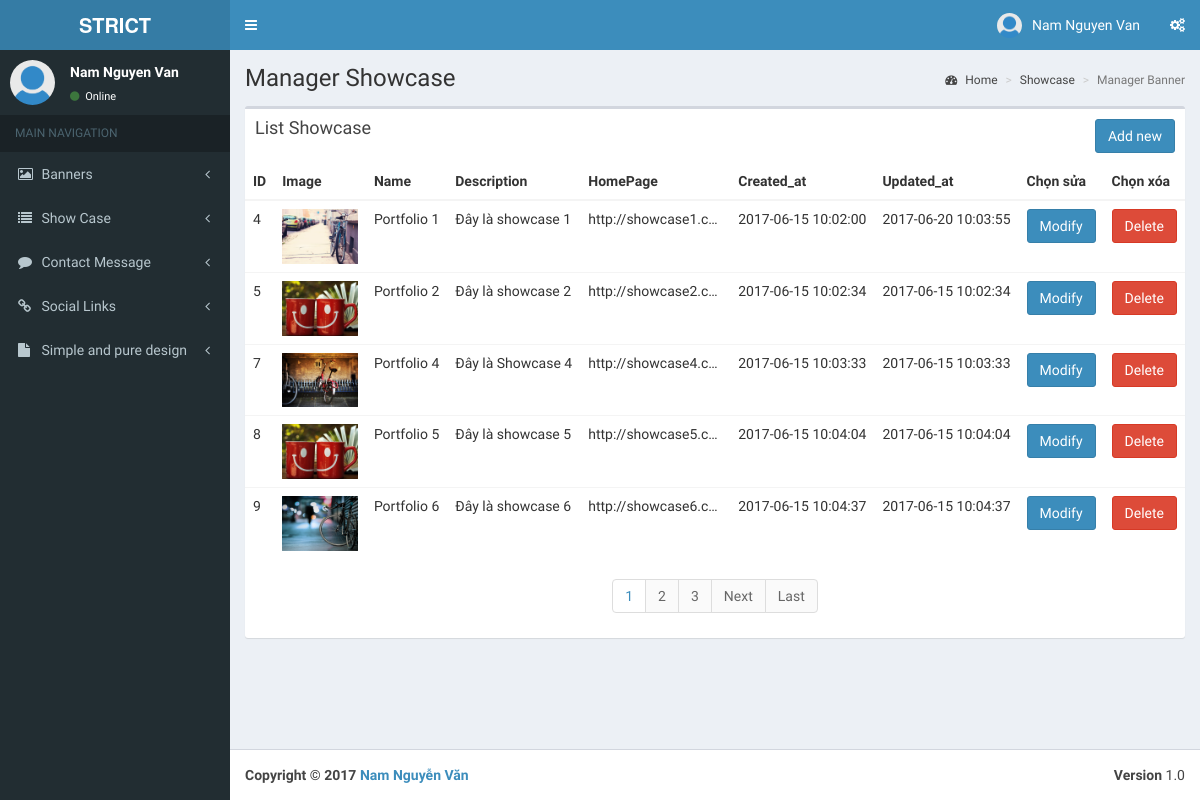
The app's page /views/admin.php?feature=showcase (signed in) with its own data.
### tables this page shows
CREATE TABLE `showcases` (
  `showcase_id` int(8) NOT NULL,
  `showcase_name` varchar(255) NOT NULL,
  `showcase_description` text NOT NULL,
  `showcase_image` varchar(255) NOT NULL,
  `showcase_home` varchar(200) NOT NULL,
  `created_at` timestamp NOT NULL DEFAULT CURRENT_TIMESTAMP,
  `updated_at` timestamp NOT NULL DEFAULT CURRENT_TIMESTAMP
);

### views/pagination/db_function.php (called while the page is built, shortened)
<?php
function get_all_record($conn, $table, $limit, $start){
    $queryData = $conn->prepare("SELECT * FROM $table LIMIT $start, $limit");
    $queryData->execute();
    $result = $queryData->fetchAll();
    $arr = array();
    foreach ($result as $row)
    {
        $arr[] = $row;
    }
    return json_encode($arr);
}
?>

### views/Contents/showcase/showcase.php (the view, shortened to what this page needs)
<?php
    include_once "./pagination/pagination.php";
    include_once "./pagination/db_function.php";
    $array = array(
        'current_page' => isset($_GET['page']) ? $_GET['page'] : '1',
        'total_record' => get_total_number($conn,'showcase_id','showcases'),
        'limit' => 5,
        'range' => 10,
        'link_full' => "./admin.php?feature=showcase&page={page}",
        'link_first' => "./admin.php?feature=showcase",
    );
    $paging = new Pagination();
    $paging->init($array);
    $limit = $paging->get_config('limit');
    $start = $paging->get_config('start');
    $member = json_decode(get_all_record($conn,'showcases',$limit,$start));
?>
    <div class="content-wrapper">
        <section class="content-header">
            <h1>
                Manager Showcase
            </h1>
            <ol class="breadcrumb">
                <li><a href="./admin.php"><i class="fa fa-dashboard"></i> Home</a></li>
                <li><a href="#" readonly>Showcase</a></li>
                <li class="active">Manager Banner</li>
            </ol>
        </section>
        <section class="content">
            <div class="row">
                <div class="col-xs-12">
                    <div class="box">
                        <div class="box-header">
                            <h3 class="box-title">List Showcase</h3>
                            <button class="btn btn-md btn-primary add-new-btn" style="float: right" data-toggle="modal" data-target="#myModal" aria-hidden="true">Add new</button>
                        </div>
                        <div class="box-body table-responsive no-padding">
                            <table class="table table-hover">
                                <thead>
                                <th>ID</th>
                                <th style="width: 25%">Image</th>
                                <th>Name</th>
                                <th>Description</th>
                                <th>HomePage</th>
                                <th>Created_at</th>
                                <th>Updated_at</th>
                                <th>Chọn sửa</th>
                                <th>Chọn xóa</th>
                                </thead>
                                <tbody>
                                <?php
                                    foreach ($member as $value) {
                                        ?>
                                        <tr>
                                            <td class="showcase_id-form"><?=$value->showcase_id?></td>
                                            <td class="img-form"><img src="<?=$value->showcase_image?>" alt="img" width="100%"></td>
                                            <td class="name-form"><?=$value->showcase_name?></td>
                                            <td class="desc-form"><?=$value->showcase_description?></td>
                                            <td class="homepage-form"><?=$value->showcase_home?></td>
                                            <td><?= $value->created_at?></td>
                                            <td><?= $value->updated_at?></td>
                                            <td><button class="btn btn-primary btn-md modify-btn" data-toggle="modal" data-target="#myModal" aria-hidden="true">Modify</button></td>
                                            <td><a onclick=" return confirm('Are you sure ?')" class="btn btn-danger btn-md" href="./Contents/showcase/delete.php?showcase_id=<?=$value->showcase_id?>">Delete</a></td>
                                        </tr>
                                        <?php
                                    }
                                    ?>
                                </tbody>
                            </table>
                        </div>
                        <div id="paging" class="text-center">
                            <?php echo $paging->html(); ?>
                        </div>
                    </div>
                </div>
            </div>
        </section>
    </div>

### views/admin.php (style rules this page uses)
td { max-width: 150px; white-space: nowrap; overflow: hidden; text-overflow: ellipsis; }

### records on screen
showcases: showcase_id "4", showcase_image (picture), showcase_name "Portfolio 1", showcase_description "Đây là showcase 1", showcase_home "http://showcase1.c…", created_at "2017-06-15 10:02:00", updated_at "2017-06-20 10:03:55"
showcases: showcase_id "5", showcase_image (picture), showcase_name "Portfolio 2", showcase_description "Đây là showcase 2", showcase_home "http://showcase2.c…", created_at "2017-06-15 10:02:34", updated_at "2017-06-15 10:02:34"
showcases: showcase_id "7", showcase_image (picture), showcase_name "Portfolio 4", showcase_description "Đây là Showcase 4", showcase_home "http://showcase4.c…", created_at "2017-06-15 10:03:33", updated_at "2017-06-15 10:03:33"
showcases: showcase_id "8", showcase_image (picture), showcase_name "Portfolio 5", showcase_description "Đây là showcase 5", showcase_home "http://showcase5.c…", created_at "2017-06-15 10:04:04", updated_at "2017-06-15 10:04:04"
showcases: showcase_id "9", showcase_image (picture), showcase_name "Portfolio 6", showcase_description "Đây là showcase 6", showcase_home "http://showcase6.c…", created_at "2017-06-15 10:04:37", updated_at "2017-06-15 10:04:37"

### other values on screen
$_SESSION['LOGIN_USER']['user_name'] "Nam Nguyen Van"
